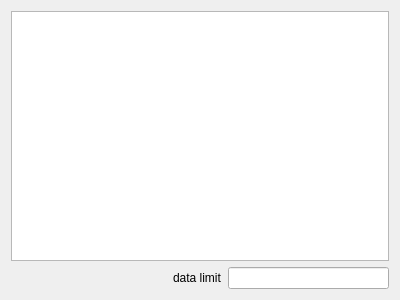
<?xml version="1.0" encoding="UTF-8"?>
<ui version="4.0">
 <class>FormData</class>
 <widget class="QWidget" name="FormData">
  <property name="geometry">
   <rect>
    <x>0</x>
    <y>0</y>
    <width>400</width>
    <height>300</height>
   </rect>
  </property>
  <property name="windowTitle">
   <string>Data</string>
  </property>
  <layout class="QGridLayout" name="gridLayout">
   <item row="0" column="0">
    <widget class="QTableView" name="table"/>
   </item>
   <item row="1" column="0">
    <layout class="QHBoxLayout" name="horizontalLayout">
     <item>
      <spacer name="horizontalSpacer">
       <property name="orientation">
        <enum>Qt::Orientation::Horizontal</enum>
       </property>
       <property name="sizeHint" stdset="0">
        <size>
         <width>40</width>
         <height>20</height>
        </size>
       </property>
      </spacer>
     </item>
     <item>
      <widget class="QLabel" name="labelDataLimit">
       <property name="text">
        <string>data limit</string>
       </property>
      </widget>
     </item>
     <item>
      <widget class="QLineEdit" name="lineEditDataLimit"/>
     </item>
    </layout>
   </item>
  </layout>
 </widget>
 <resources/>
 <connections/>
</ui>
